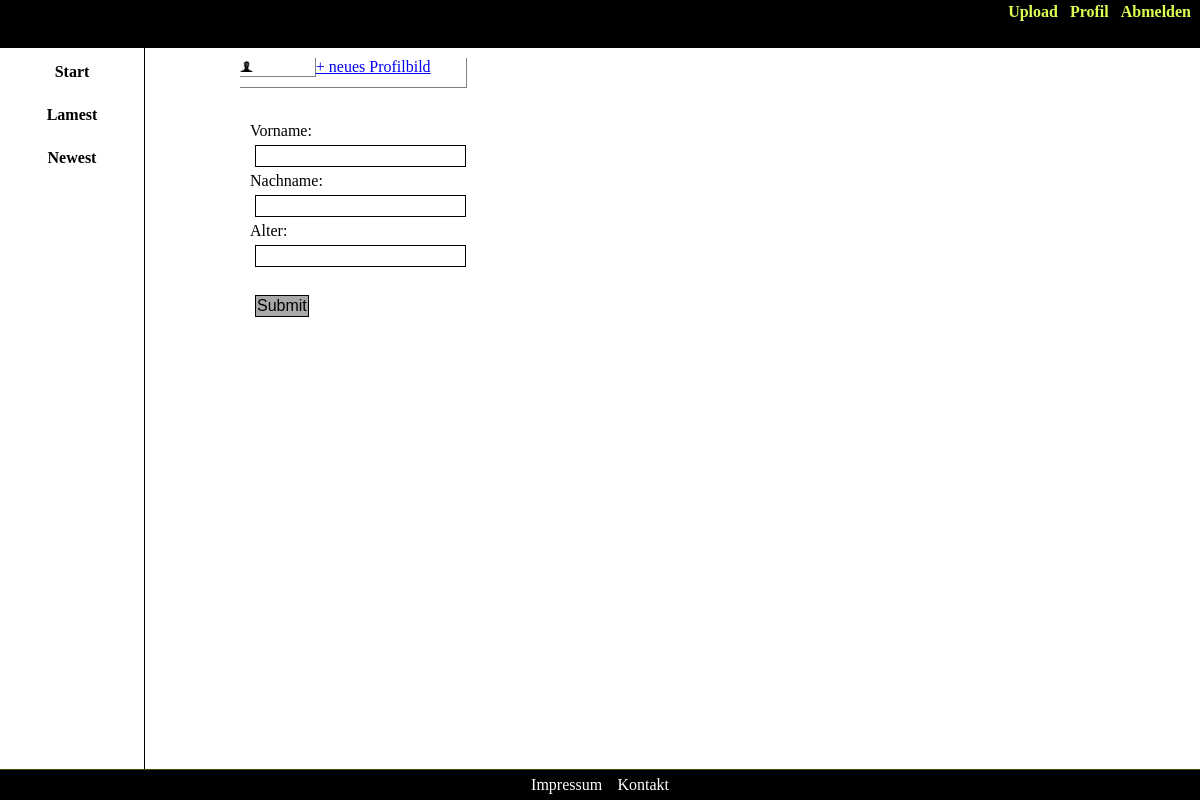
Page /profile.php (signed in) on the earlier database version.
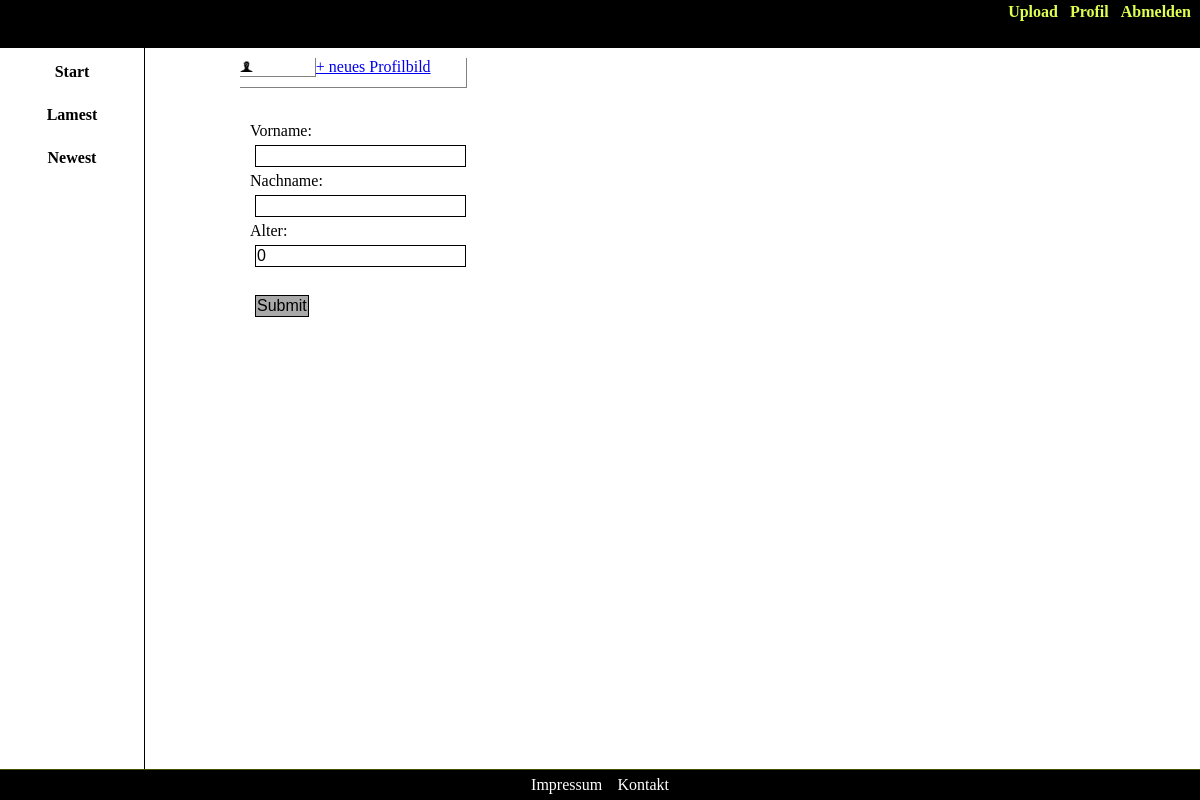
Same page on the later database version.
### tables this page shows
CREATE TABLE `users` (
  `id` int(10) UNSIGNED NOT NULL,
  `nickname` varchar(255) NOT NULL,
  `email` varchar(255) NOT NULL,
  `password` varchar(255) NOT NULL,
  `profilePic` varchar(255) NOT NULL,
  `lastName` varchar(255) NOT NULL,
  `firstName` varchar(255) NOT NULL,
  `age` int(11) NOT NULL
);

### profile.php (the view, shortened to what this page needs)
<?php
    $pdo = new PDO('mysql:host=localhost;dbname=neinGag', 'root', '');
?>
<!doctype html>
<html>
	<head>
		<link href="./css/style.css" rel="stylesheet" type="text/css"/>
	</head>
	<body>
	<header>
		<?php
			if(!isset($_SESSION['userid']))
				include('menu.php');
			else
				include('menu2.php');
		?>
	</header>
	<?php
	include('menu3.php');
	include('footer.php');
	?>
		<article>
			<section class="profilePic_profil">
			<?php
				$sql = "SELECT * FROM users WHERE nickname = '$_SESSION[userid]'";
				$profilePic = $pdo->query($sql)->fetch();
				if($profilePic['profilePic'])
					echo '<section>'.'<img src="users/'.$profilePic['nickname'].'/'.$profilePic['profilePic'].'"width="100%">'.'</section>';
				else
					echo '<section class="profilePic_profil">'.'<img src="users/noPic.jpg" width="20%">'.'</section>';
			?>
				<a href="upload.php?profPic=1">+ neues Profilbild</a>
			</section>
			<section class="userInformations">
				<form action="submitUserInformation.php" method="post">
				<br><br><br>
					Vorname:<br>
					<input type="text" name="firstName" value="<?php echo $profilePic['firstName'];?>"><br>
					Nachname:<br>
					<input type="text" name="lastName" value="<?php echo $profilePic['lastName'];?>"><br>
					Alter:<br>
					<input type="text" name="age" value="<?php echo $profilePic['age'];?>"><br><br>
					<input type="submit" value="Submit">
				</form>
			</section>
		</article>
	</body>
</html>

### menu2.php
<nav class="nav">
	<ul>
	<li><a href="upload.php">Upload</a></li>
	<li><a href="profile.php">Profil</a></li>
	<li><a href="logout.php">Abmelden</a></li>
	</ul>
</nav>

### menu3.php
<nav class="sideNav">
	<ul>
		<li><a href="index.php">Start</a></li>
		<li><a href="lamest.php">Lamest</a></li>
		<li><a href="newest.php">Newest</a></li>
	</ul>
</nav>

### footer.php
<footer>
	<a href="#">Impressum</a> | <a href="#">Kontakt</a>
</footer>

### css/style.css (style rules this page uses)
* { margin: 0; padding: 0; }
header { position: fixed; background: black; height: 6%; top: 0; left: 0; right: 0; z-index: +1; }
body { position: absolute; top: 6%; width: 100%; }
footer { border-top: 1px solid #415100; position: fixed; background: black; bottom: 0; width: 100%; display: flex; align-items: center; justify-content: center; z-index: +1; }
footer a { margin: 3px; padding: 3px; color: white; text-align:center; box-sizing:border-box; text-decoration:none; }
ul { list-style-type: none; }
.nav { background-color: black; width: auto; position: absolute; top: 0px; right: 0px; }
.nav ul { display:flex; }
.nav li { width: 100%; margin-right:6px; }
.nav li a { width: 100%; text-align:center; background-color:black; color:#DCFF51; display:block; padding:3px; text-align:center; box-sizing:border-box; text-decoration:none; font-weight:bold; }
.sideNav { background-color: white; border-right: 1px solid black; width: 12%; height: 100%; position: fixed; }
.sideNav li { width: 100%; margin-right:1px; }
.sideNav li a { text-align:center; background-color:white; color:black; display:block; padding:10px; margin: 5px; text-align:center; box-sizing:border-box; text-decoration:none; font-weight:bold; }
form { padding: 10px; }
input { border: 1px solid black; font-size: 16px; margin: 5px; padding: 1px; }
article { margin-top: 10px; margin-bottom: 40px; margin-right: auto; margin-left: auto; width: 60%; }
input[type=submit] { background-color: darkgrey; cursor: pointer; }
.profilePic_profil { display: block; padding-right: 10px; margin-bottom: 10px; height: 10%; border-bottom: 1px solid grey; border-right: 1px solid grey; width: 30%; float: left; }

Differences in the rows shown:
now on this page (row edited): users: age "0"
